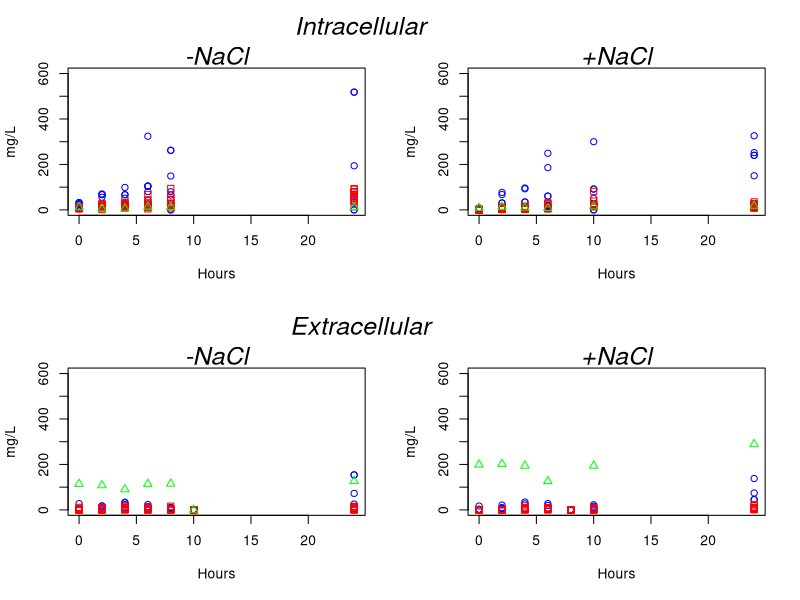

The R script that drew this image:
setwd("/Volumes/Disco2024/Papers/EnPreparacion/DProtein/2024/EAAInProteinsAndMetabolism/DataFiguresPaper/Figure2")

par(mfrow=c(2,2))

data1=read.delim("dataFigure2-1.csv", head=TRUE, sep=",")
attach(data1)

plot(time,Ala,xlab="Hours",ylab="mg/L", col="blue", ylim=c(0,600))
l1=c(paste0('                                         Intracellular\n','-NaCl'))
mtext(l1, side=3, line=0, cex=1.5, font=3)
points(time,Asp, pch=1, col="blue")
points(time,Glu, pch=1, col="blue")
points(time,Gln, pch=1, col="blue")
points(time,Ser, pch=1, col="blue")
points(time,Ala, pch=1, col="blue")
points(time,Gly, pch=1, col="blue")
points(time,Arg, pch=1, col="blue")

points(time,His, pch=0, col="red")
points(time,Ile, pch=0, col="red")
points(time,Leu, pch=0, col="red")
points(time,Lys, pch=0, col="red")
points(time,Met, pch=0, col="red")
points(time,Cys, pch=0, col="red")
points(time,Phe, pch=0, col="red")
points(time,Thr, pch=0, col="red")
points(time,Tyr, pch=0, col="red")
points(time,Val, pch=0, col="red")

points(time,Ammonia, pch=2, col="green")

data2=read.delim("dataFigure2-2.csv", head=TRUE, sep=",")
attach(data2)

plot(time,Ala,xlab="Hours",ylab="mg/L", col="blue", ylim=c(0,600))
l2=c(paste0('\n','+NaCl'))
mtext(l2, side=3, line=0, cex=1.5, font=3)

points(time,Asp, pch=1, col="blue")
points(time,Glu, pch=1, col="blue")
points(time,Gln, pch=1, col="blue")
points(time,Ser, pch=1, col="blue")
points(time,Ala, pch=1, col="blue")
points(time,Gly, pch=1, col="blue")
points(time,Arg, pch=1, col="blue")

points(time,His, pch=0, col="red")
points(time,Ile, pch=0, col="red")
points(time,Leu, pch=0, col="red")
points(time,Lys, pch=0, col="red")
points(time,Met, pch=0, col="red")
points(time,Cys, pch=0, col="red")
points(time,Phe, pch=0, col="red")
points(time,Thr, pch=0, col="red")
points(time,Tyr, pch=0, col="red")
points(time,Val, pch=0, col="red")

points(time,Ammonia, pch=2, col="green")

data3=read.delim("dataFigure2-3.csv", head=TRUE, sep=",")
attach(data3)

plot(time,Ala,xlab="Hours",ylab="mg/L", col="blue", ylim=c(0,600))
l3=c(paste0('                                         Extracellular\n','-NaCl'))
mtext(l3, side=3, line=0, cex=1.5, font=3)
points(time,Asp, pch=1, col="blue")
points(time,Glu, pch=1, col="blue")
points(time,Gln, pch=1, col="blue")
points(time,Ser, pch=1, col="blue")
points(time,Ala, pch=1, col="blue")
points(time,Gly, pch=1, col="blue")
points(time,Arg, pch=1, col="blue")

points(time,His, pch=0, col="red")
points(time,Ile, pch=0, col="red")
points(time,Leu, pch=0, col="red")
points(time,Lys, pch=0, col="red")
points(time,Met, pch=0, col="red")
points(time,Cys, pch=0, col="red")
points(time,Phe, pch=0, col="red")
points(time,Thr, pch=0, col="red")
points(time,Tyr, pch=0, col="red")
points(time,Val, pch=0, col="red")

points(time,Ammonia, pch=2, col="green")

data4=read.delim("dataFigure2-4.csv", head=TRUE, sep=",")
attach(data4)

plot(time,Ala,xlab="Hours",ylab="mg/L", col="blue", ylim=c(0,600))
l4=c(paste0('\n','+NaCl'))
mtext(l4, side=3, line=0, cex=1.5, font=3)

points(time,Asp, pch=1, col="blue")
points(time,Glu, pch=1, col="blue")
points(time,Gln, pch=1, col="blue")
points(time,Ser, pch=1, col="blue")
points(time,Ala, pch=1, col="blue")
points(time,Gly, pch=1, col="blue")
points(time,Arg, pch=1, col="blue")

points(time,His, pch=0, col="red")
points(time,Ile, pch=0, col="red")
points(time,Leu, pch=0, col="red")
points(time,Lys, pch=0, col="red")
points(time,Met, pch=0, col="red")
points(time,Cys, pch=0, col="red")
points(time,Phe, pch=0, col="red")
points(time,Thr, pch=0, col="red")
points(time,Tyr, pch=0, col="red")
points(time,Val, pch=0, col="red")

points(time,Ammonia, pch=2, col="green")

